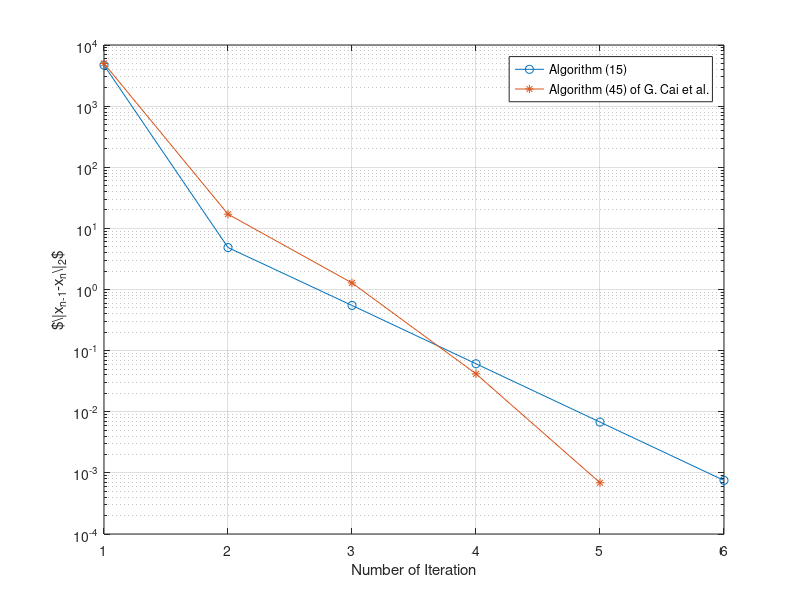
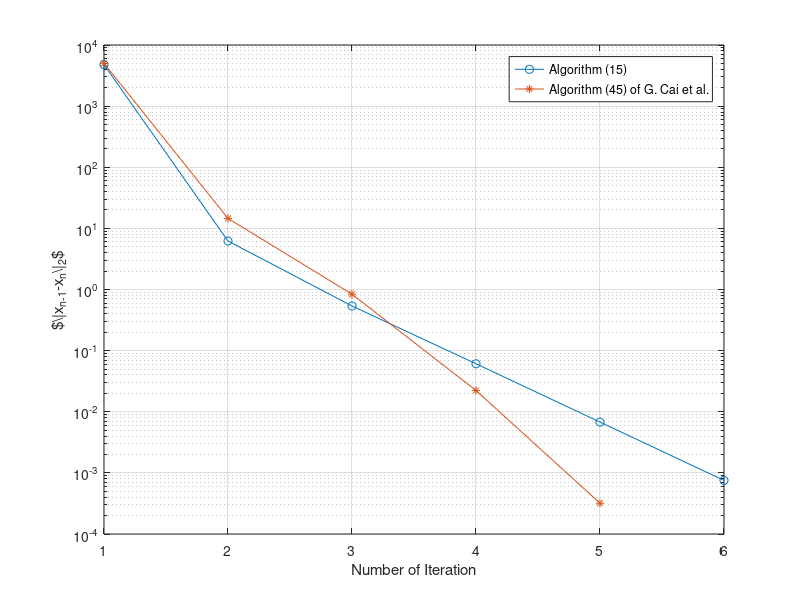
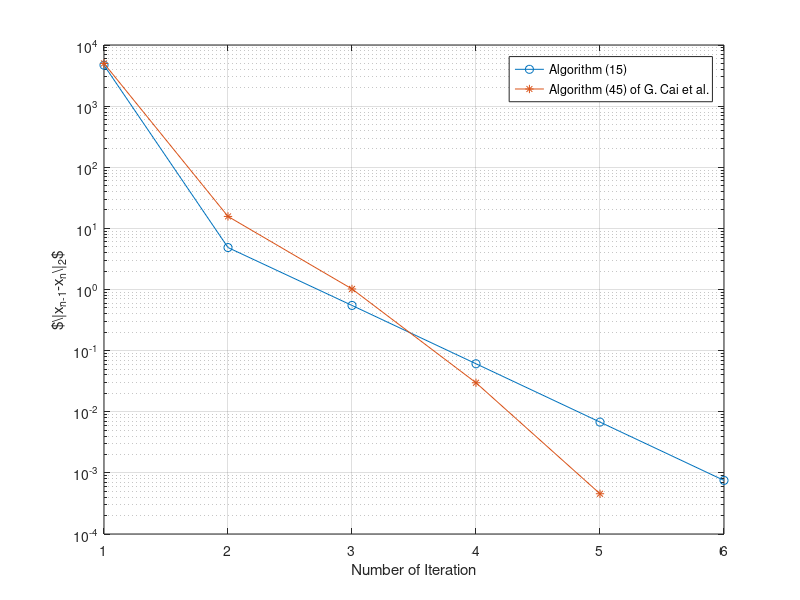
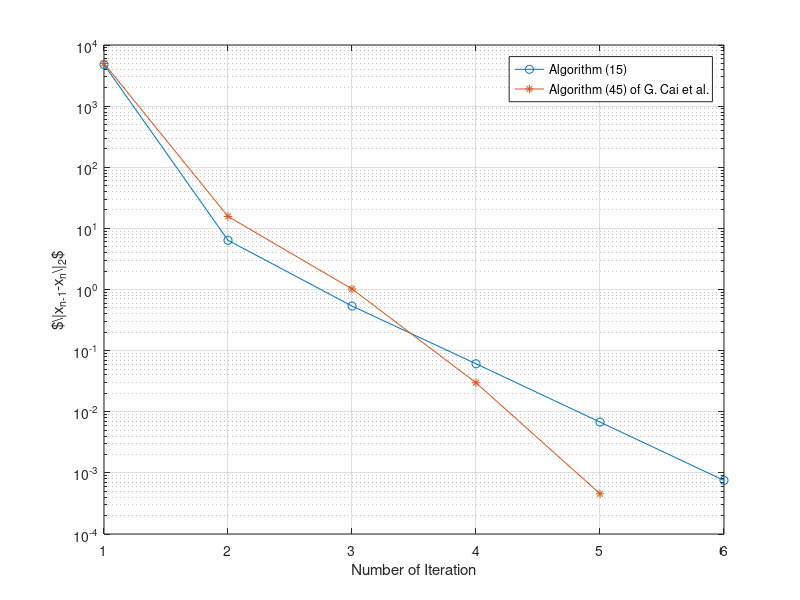

Reproduce these figures in MATLAB, in order.
function compare_algorithms_case_II
    % Constants and parameters
    T = 100; % Max number of iterations
    t_values = linspace(0, 1, 100);
    c = ones(size(t_values));
    lambdas_mus = [0.01, 0.01; 0.19, 0.19; 0.19, 0.01; 0.01, 0.19];
    
    for i = 1:size(lambdas_mus, 1)
        lam = lambdas_mus(i, 1);
        mu = lambdas_mus(i, 2);
        
        % Run both algorithms for Case II
        [original_errors, original_iter] = run_original_algorithm_case_II(lam, mu, T, t_values, c);
        [new_errors, new_iter] = run_new_algorithm_case_II(lam, mu, T, t_values, c);

        % Plotting
        figure;
        semilogy(original_errors,'-o', 'DisplayName', sprintf('Algorithm (15)', lam, mu));
        hold on;
        semilogy(new_errors, '-*', 'DisplayName', sprintf('Algorithm (45) of G. Cai et al.', lam, mu));
        xlabel('Number of Iteration');
        ylabel('$\|x_{n-1}-x_n\|_2$');
        title(sprintf('', lam, mu));
        legend show;
        grid on;
        hold off;

        % Print results
        fprintf('Algorithm (15)', lam, mu, original_iter);
        fprintf('Algorithm (45) of G. Cai et al.', lam, mu, new_iter);
    end
end

function [errors, iter] = run_original_algorithm_case_II(lam, mu, T, t_values, c)
    x_n = 3 * t_values.^2 + 2 * t_values + 5;
    x_n_minus_1 = x_n;
    errors = [];

    for n = 1:T
        tilde_theta_n = compute_theta_n(x_n, x_n_minus_1, n);
        theta_n = rand * tilde_theta_n;

        y_n = x_n + theta_n * (x_n - x_n_minus_1);
        z_n = (1 - 1 / (2 ^ n)) * P_C(1 - mu * f(y_n), c);
        x_n_plus_1 = ((1 - 1 / (n + 3)) * z_n .* f(x_n) + ...
                      (0.5 + 1 / (n + 1)) * (P_C((1 - lam) * f((1 - 1 / (n + 3)) * z_n), c) - ...
                                               (1 - 1 / (n + 3)) * z_n) + ...
                      1 / (3 ^ n));

        error = norm(x_n_plus_1 - x_n) ^ 2;
        errors = [errors, error];

        x_n_minus_1 = x_n;
        x_n = x_n_plus_1;

        if error < 1e-3
            break;
        end
    end

    iter = n;
end

function [errors, iter] = run_new_algorithm_case_II(lam, mu, T, t_values, c)
    x_n = 3 * t_values.^2 + 2 * t_values + 5;
    errors = [];

    for n = 1:T
        z_n = P_C((1 - mu) * f(x_n), c);
        y_n = P_C((1 - lam) * z_n, c);
        x_n_plus_1 = P_C((1 / (2 * (n + 1))) * x_n + (1 - 1 / (n + 1)) * (0.5 ^ n) * y_n, c);

        error = norm(x_n_plus_1 - x_n) ^ 2;
        errors = [errors, error];

        x_n = x_n_plus_1;

        if error < 1e-3
            break;
        end
    end

    iter = n;
end

function x_proj = P_C(x, c)
    x_proj = x - (dot(c, x) / norm(c)^2) * c;
end

function y = f(x)
    y = 0.5 * x;
end

function theta = compute_theta_n(x_n, x_n_minus_1, n)
    if norm(x_n - x_n_minus_1) < 1e-10
        theta = 1;
    else
        theta = min(1, 1 / (n * (n - 1) * norm(x_n - x_n_minus_1)));
    end
end